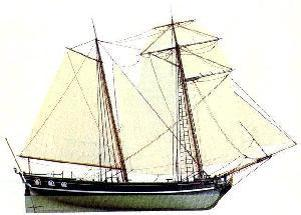
%> input picture HW1/avg/set1/im01.jpg, 301 x 215 px; its folder holds only this picture in this run
$ octave averages.m   (GNU Octave 9; MATLAB toolbox functions it lacks are replaced by stand-ins)
%> lines starting %> are read from the running program, lines starting %| are printed output that depends on the picture
%% Written by Yuan Tao.
sets = {'set1','set2'};
for k = 1:2
    setname = char(sets(k));
    folder=strcat('avg/',setname,'/');
    imgfiles = dir(strcat(folder,'*.jpg'));
    num_img = length(imgfiles);
    for i = 1:num_img
        name = imgfiles(i).name;
        img = im2double(imread(strcat(folder,name)));
        imgr = imresize(img,[215,300]);
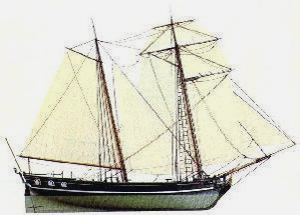
%> imgr: size 215x300x3 double; mean R, G, B 0.873, 0.869, 0.82; drawn with min black and max white
        p = rand(1);
        if i == 1
            sumrgb = imgr;
            sumgry = rgb2gray(imgr);
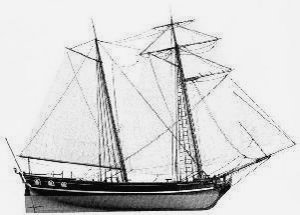
%> sumgry: size 215x300 double; min -0.024, max 1.05, mean 0.865; drawn with min black and max white
            sumflip = imgr(:,end:-1:1,:)*(p>0.5) + imgr*(p<=0.5);
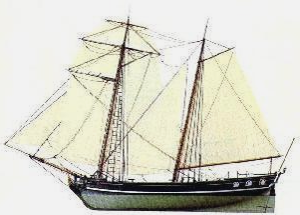
%> sumflip: size 215x300x3 double; mean R, G, B 0.873, 0.869, 0.82; mean of the top-left, top-right, bottom-left and bottom-right quarters 0.931, 0.954, 0.82, 0.714; drawn with min black and max white
        else
            sumrgb = sumrgb + imgr;
            sumgry = sumgry + rgb2gray(imgr);
            sumflip = sumflip + imgr(:,end:-1:1,:)*(p>0.5) + imgr*(p<=0.5);
        end
    end
    avggry = sumgry/num_img;
    avgrgb = sumrgb/num_img;
    avgflip = sumflip/num_img;
    figure
    imshow(avggry)
    imwrite(avggry,strcat('figure/',setname,'_avggry.jpg'),'JPEG');
    figure
    imshow(avgrgb)
    imwrite(avgrgb,strcat('figure/',setname,'_avgrgb.jpg'),'JPEG');
    figure
    imshow(avgflip)
    imwrite(avgflip,strcat('figure/',setname,'_avgflip.jpg'),'JPEG');
end
